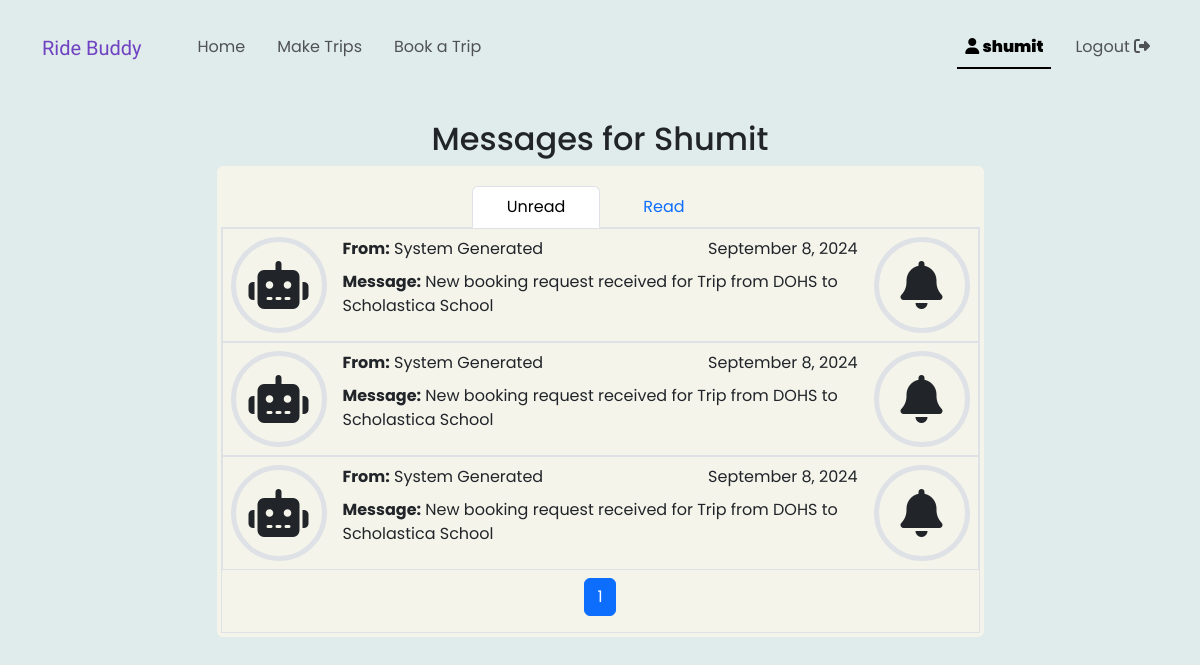
Screenshot of /mypage (signed in) with the database file from the repository.
### RideSharing/models.py (models this page shows)
class User(AbstractUser):
    pass

class Messages(models.Model):
    MESSAGE_TYPE_CHOICES = [
        ('approval', 'Approval'),
        ('rejection', 'Rejection'),
        ('request', 'Request'),
        ('info', 'Info'),
    ]
    sender = models.ForeignKey(User, on_delete=models.SET_NULL, null=True, blank=True)
    recipient = models.ForeignKey(User, on_delete=models.CASCADE, related_name='message_recipient')
    content = models.TextField()
    time_stamp = models.DateTimeField(auto_now_add=True)
    system_message = models.BooleanField(default=True)
    read = models.BooleanField(default=False)
    underlying_trip = models.ForeignKey(Trips, on_delete=models.CASCADE)
    underlying_booking = models.ForeignKey(Spot_Bookings, on_delete=models.SET_NULL, null=True, blank=True)
    message_type = models.CharField(max_length=10, choices=MESSAGE_TYPE_CHOICES)

### RideSharing/views.py (the view)
# urls.py: path("mypage", views.mypage, name="mypage"),
@login_required(login_url ='/login')
def mypage(request):
    page_no_unread = request.GET.get('page_no_unread', 1)
    page_no_read = request.GET.get('page_no_read', 1)
    active_side = request.GET.get('active_side', 'unread')
    items_per_page = request.GET.get('items_per_page', 10)
    user_id = request.user.id
    user = User.objects.get(id=user_id)
    unread_paginator = Paginator(user.message_recipient.filter(read = False).order_by('-time_stamp'), items_per_page)
    read_paginator = Paginator(user.message_recipient.filter(read = True).order_by('-time_stamp'), items_per_page)
    unread_messages = unread_paginator.get_page(page_no_unread)
    read_messages = read_paginator.get_page(page_no_read)
    return render(request, "mypage.html", {
        'recipient' : user,
        'unread_messages' : unread_messages,
        'read_messages' : read_messages,
        'active_side': active_side
    })

### RideSharing/templates/mypage.html (shortened to what this page needs)
{% extends "layout.html" %}
{% block body %}
    <h2 class="text-center">Messages for {{ recipient.username|capfirst }}</h2>
    <div class="boxes p-1 rounded mx-auto">
    <ul class="mt-3 nav nav-tabs justify-content-center" id="myTab" role="tablist">
        <li class="nav-item" role="presentation">
            <button style="width: 8rem;"
            class="nav-link {% if active_side == 'unread' %} active {% endif %}"
            id="unread-tab"
            data-bs-toggle="tab"
            data-bs-target="#unread"
            type="button" role="tab" aria-controls="unread" aria-selected="true"
            onclick="history.pushState(null, '', '?active_side=unread');">Unread</button>
        </li>
        <li class="nav-item" role="presentation">
            <button style="width: 8rem;"
            class="nav-link {% if active_side == 'read' %} active {% endif %}"
            id="read-tab"
            data-bs-toggle="tab"
            data-bs-target="#read"
            type="button" role="tab" aria-controls="read" aria-selected="false"
            onclick="history.pushState(null, '', '?active_side=read');">Read</button>
        </li>
    </ul>
    <div class="tab-content border border-top-0">
        <div class="tab-pane {% if active_side == 'unread' %} active {% endif %}"
        id="unread"
        role="tabpanel"
        aria-labelledby="unread-tab"
        tabindex="0">
            {% include 'component_snippets/mypage_messagelistbox.html' with messages=unread_messages active_side='unread' %}
        </div>
    </div>
</div>
{% endblock %}

### RideSharing/templates/component_snippets/navbar.html (shortened to what this page needs)
<nav id="top_bar"
class="navbar navbar-expand-lg
position-fixed top-0 start-0 end-0
bg-secondary-subtle
border-bottom border-2 border-primary-subtle
at_top"
style="z-index: 100;">
    <div class="container-lg">
        <a class="navbar-brand me-5" href="/" style="color: var(--bs-purple);">
            <span class="logo">
                Ride Buddy
            </span>
        </a>
        <div class="collapse navbar-collapse" id="navbarToggler">
            <ul class="navbar-nav nav-underline me-auto mb-lg-0">
                <li class="nav-item">
                    <a class="nav-link" aria-current="page" href="/">Home</a>
                </li>
                <li class="nav-item">
                    <a class="nav-link" href="{% url 'make_trip' %}">Make Trips</a>
                </li>
                <li class="nav-item">
                    <a class="nav-link" href="{% url 'find_trip' %}">Book a Trip</a>
                </li>
            </ul>
            <ul class="navbar-nav nav-underline">
                {% if user.is_authenticated %}
                <li class="nav-item">
                    <a class="nav-link" href="{% url 'mypage' %} ">
                        <div class="position-relative">
                            <i class="fa-solid fa-user"></i>
                            <strong>
                                {{ user.username }}
                            </strong>
                        </div>
                    </a>
                </li>
                <li class="nav-item">
                    <a class="nav-link" href="{% url 'logout' %}">
                        Logout
                        <i class="fa-solid fa-right-from-bracket"></i>
                    </a>
                </li>
                {% endif %}
            </ul>
        </div>
    </div>
</nav>

### RideSharing/templates/component_snippets/mypage_messagelist.html (shortened to what this page needs)
<li
    onclick="handle_message_click(event)"
    data-message-id="{{message.id}}"
    data-trip-id="{{message.underlying_trip.id}}"
    data-booking-id="{{message.underlying_booking.id}}"
    data-message-type="{{message.message_type}}"
    class="d-sm-flex border booking_row {% if message.read %} mail_read {% endif %}"
    >
        <div class="d-none d-sm-block">
            <div class="border border-5 m-2 d-flex justify-content-center align-items-center"
            style="font-size: 3rem; min-height: 6rem; min-width: 6rem; border-radius: 50%;">
                {% if message.system_message %}
                <i class="fa-solid fa-robot"></i>
                {% else %}
                <i class="fa-solid fa-user"></i>
                {% endif %}
            </div>
        </div>
        <div class="flex-fill p-2">
            <div class="d-flex justify-content-between">
                <div>
                    <strong>From:</strong>
                    {% if message.sender %}
                        {{ message.sender.username }}
                    {% else %}
                        System Generated
                    {% endif %}
                </div>
                <div>
                    {{ message.time_stamp|date:"F j, Y" }}
                </div>
            </div>
            <div>
                <strong>Message:</strong> {{ message.content }}
            </div>
        </div>
        <div class="d-none d-sm-block">
            <div class="border m-2 border-5 d-flex justify-content-center align-items-center"
            style="font-size: 3rem; min-height: 6rem; min-width: 6rem; border-radius: 50%;">
                {% if message.message_type == 'request' %}
                <i class="fa-solid fa-bell"></i>
                {% elif message.message_type == 'approval' %}
                <i class="fa-solid fa-check"></i>
                {% elif message.message_type == 'rejection' %}
                <i class="fa-solid fa-xmark"></i>
                {% else %}
                <i class="fa-solid fa-comment"></i>
                {% endif %}
            </div>
        </div>
</li>

### RideSharing/static/styles.css (style rules this page uses)
body { background-color: rgb(224, 235, 235); }
.boxes { padding: 2rem; max-width: 767px; background-color: rgb(244, 244, 235); }
.booking_row { position: relative; }
.booking_row::before { content: ""; position: absolute; top: 0; left: 0; right: 0; bottom: 0; background-color: rgba(var(--bs-primary-rgb), 0.3); opacity: 0; pointer-events: none; transition: opacity 0.3s ease; }
#top_bar { transition: all 0.3s ease; }
.at_top { height: 6rem; background-color: rgba(255, 255, 255, 0) !important; border-width: 0px !important; }

### RideSharing/templates/layout.html (style rules this page uses)
body { font-family: "Poppins", sans-serif; }
.logo { font-family: "Playwrite ES Deco", cursive; font-optical-sizing: auto; font-weight: 400; font-style: normal; }

### rows the page displays
User: username "shumit", username "Shumit"
Messages: system_message True (drawn), shows "System Generated", time_stamp "September 8, 2024", content "New booking request received for Trip from DOHS to Scholastica School", message_type "request" (drawn)
Messages: system_message True (drawn), shows "System Generated", time_stamp "September 8, 2024", content "New booking request received for Trip from DOHS to Scholastica School", message_type "request" (drawn)
Messages: system_message True (drawn), shows "System Generated", time_stamp "September 8, 2024", content "New booking request received for Trip from DOHS to Scholastica School", message_type "request" (drawn)

### other values shown
{{ num }} "1"
